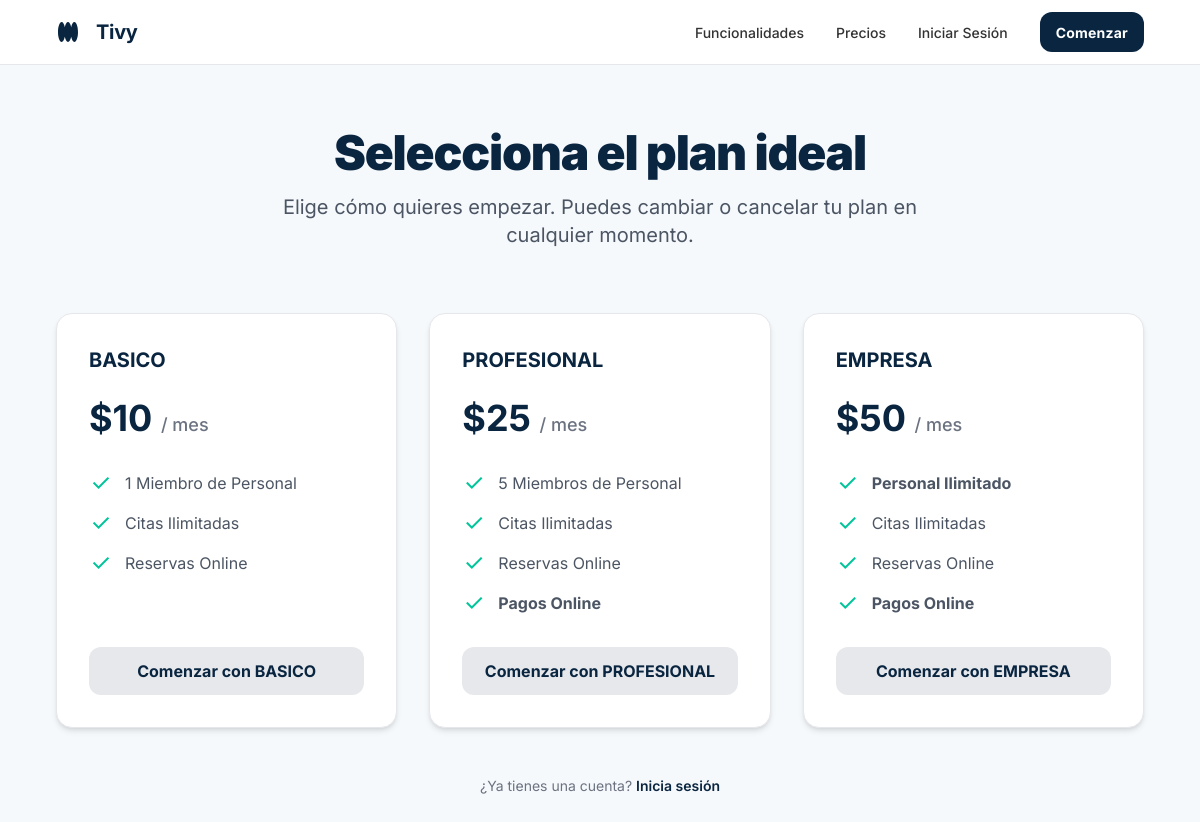
Page /seleccionar-plan/ on the committed database.
### CoreApps/users/models.py (models this page shows, shortened)
class Plan(models.Model):
    name = models.CharField(max_length=50, unique=True, help_text="Nombre del plan (Ej: Básico, Profesional)")
    price_monthly = models.DecimalField(max_digits=6, decimal_places=2, help_text="Precio mensual")
    max_staff = models.IntegerField(default=1, help_text="Número máximo de miembros de personal permitidos (-1 para ilimitado)")
    allow_payments = models.BooleanField(default=False, help_text="Permite aceptar pagos online")
    allow_whatsapp_reminders = models.BooleanField(default=False)
    allow_custom_branding = models.BooleanField(default=False)
    is_active = models.BooleanField(default=True, help_text="Indica si este plan se puede asignar a nuevos clientes")

### CoreApps/main/views.py (the view)
# urls.py: path('seleccionar-plan/', SelectPlanView.as_view(), name='select_plan'),
class SelectPlanView(TemplateView):
    template_name = "main/select_plan.html"
    def get_context_data(self, **kwargs):
        context = super().get_context_data(**kwargs)
        context['plans'] = Plan.objects.filter(is_active=True).order_by('price_monthly')
        return context

### templates/main/select_plan.html (shortened to what this page needs)
{% extends 'base.html' %}
{% load static %}
{% load humanize %}
{% block content %}
<div class="bg-subtle-bg dark:bg-dark-subtle-bg min-h-[calc(100vh-4rem)] py-16">
    <div class="max-w-6xl mx-auto px-4 sm:px-6 lg:px-8">
        <div class="text-center mb-16">
            <h1 class="text-4xl font-black tracking-tight text-primary dark:text-white sm:text-5xl">
                Selecciona el plan ideal
            </h1>
            <p class="mt-4 text-xl text-gray-600 dark:text-gray-400 max-w-2xl mx-auto">
                Elige cómo quieres empezar. Puedes cambiar o cancelar tu plan en cualquier momento.
            </p>
        </div>
        <div class="grid md:grid-cols-2 lg:grid-cols-3 gap-8 items-start justify-center">
            {% for plan in plans %}
                <div class="p-8 bg-background-light dark:bg-background-dark rounded-xl h-full flex flex-col relative overflow-hidden transition-transform hover:-translate-y-1 duration-300
                            {% if plan.name == 'Profesional' %}
                                shadow-xl border-2 border-secondary z-10
                            {% else %}
                                shadow-md border border-gray-200 dark:border-gray-700
                            {% endif %}">
                    <h3 class="text-xl font-bold text-primary dark:text-white">{{ plan.name }}</h3>
                    <p class="mt-6 text-4xl font-bold text-primary dark:text-white">
                        ${{ plan.price_monthly|floatformat:0 }} <span class="text-lg font-medium text-gray-500">/ mes</span>
                    </p>
                    <ul class="mt-8 space-y-4 text-gray-600 dark:text-gray-300 flex-grow">
                        <li class="flex items-center gap-3">
                            <span class="material-symbols-outlined text-secondary">check</span>
                            {% if plan.max_staff == -1 %}<strong>Personal Ilimitado</strong>
                            {% elif plan.max_staff == 1 %}1 Miembro de Personal
                            {% else %}{{ plan.max_staff }} Miembros de Personal{% endif %}
                        </li>
                        <li class="flex items-center gap-3"><span class="material-symbols-outlined text-secondary">check</span> Citas Ilimitadas</li>
                        <li class="flex items-center gap-3"><span class="material-symbols-outlined text-secondary">check</span> Reservas Online</li>
                        {% if plan.allow_payments %}
                            <li class="flex items-center gap-3"><span class="material-symbols-outlined text-secondary">check</span> <strong>Pagos Online</strong></li>
                        {% endif %}
                    </ul>
                    <a href="{% url 'register' %}?plan={{ plan.id }}"
                       class="w-full mt-8 flex min-w-[84px] cursor-pointer items-center justify-center overflow-hidden rounded-lg h-12 px-5 font-bold transition-colors duration-200
                              {% if plan.name == 'Profesional' %}
                                bg-secondary text-primary hover:opacity-90 shadow-lg shadow-secondary/20
                              {% else %}
                                bg-primary/10 text-primary dark:text-secondary dark:bg-secondary/20 dark:hover:bg-secondary/30 hover:bg-primary/20
                              {% endif %}">
                       Comenzar con {{ plan.name }}
                    </a>
                </div>
            {% empty %}
                <div class="col-span-3 text-center py-12">
                    <p class="text-gray-500 text-lg">No hay planes configurados en el sistema aún.</p>
                </div>
            {% endfor %}
        </div>
        <div class="text-center mt-12">
            <p class="text-sm text-gray-500">¿Ya tienes una cuenta? <a href="{% url 'login' %}" class="font-semibold text-primary hover:text-secondary">Inicia sesión</a></p>
        </div>
    </div>
</div>
{% endblock %}

### templates/base.html (style rules this page uses)
body { -webkit-font-smoothing: antialiased; -moz-osx-font-smoothing: grayscale; }

### rows in the picture
Plan: name "BASICO", price_monthly "10", max_staff "1 Miembro de Personal"
Plan: name "PROFESIONAL", price_monthly "25", max_staff "5", allow_payments True (drawn)
Plan: name "EMPRESA", price_monthly "50", max_staff "Personal Ilimitado", allow_payments True (drawn)
